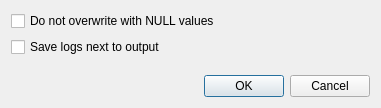
<?xml version="1.0" encoding="UTF-8"?>
<ui version="4.0">
 <class>Dialog</class>
 <widget class="QDialog" name="Dialog">
  <property name="geometry">
   <rect>
    <x>0</x>
    <y>0</y>
    <width>381</width>
    <height>108</height>
   </rect>
  </property>
  <property name="sizePolicy">
   <sizepolicy hsizetype="MinimumExpanding" vsizetype="MinimumExpanding">
    <horstretch>0</horstretch>
    <verstretch>0</verstretch>
   </sizepolicy>
  </property>
  <property name="windowTitle">
   <string>TEKSI Wastewater INTERLIS Import</string>
  </property>
  <layout class="QVBoxLayout" name="verticalLayout">
   <item>
    <layout class="QFormLayout" name="formLayout">
     <item row="0" column="0" colspan="2">
      <widget class="QCheckBox" name="filter_nulls_checkbox">
       <property name="text">
        <string>Do not overwrite with NULL values</string>
       </property>
      </widget>
     </item>
     <item row="1" column="0" colspan="2">
      <widget class="QCheckBox" name="save_logs_next_to_file_checkbox">
       <property name="text">
        <string>Save logs next to output</string>
       </property>
      </widget>
     </item>
    </layout>
   </item>
   <item>
    <widget class="QDialogButtonBox" name="buttonBox">
     <property name="orientation">
      <enum>Qt::Horizontal</enum>
     </property>
     <property name="standardButtons">
      <set>QDialogButtonBox::Cancel|QDialogButtonBox::Ok</set>
     </property>
    </widget>
   </item>
  </layout>
 </widget>
 <resources/>
 <connections>
  <connection>
   <sender>buttonBox</sender>
   <signal>accepted()</signal>
   <receiver>Dialog</receiver>
   <slot>accept()</slot>
   <hints>
    <hint type="sourcelabel">
     <x>248</x>
     <y>254</y>
    </hint>
    <hint type="destinationlabel">
     <x>157</x>
     <y>274</y>
    </hint>
   </hints>
  </connection>
  <connection>
   <sender>buttonBox</sender>
   <signal>rejected()</signal>
   <receiver>Dialog</receiver>
   <slot>reject()</slot>
   <hints>
    <hint type="sourcelabel">
     <x>316</x>
     <y>260</y>
    </hint>
    <hint type="destinationlabel">
     <x>286</x>
     <y>274</y>
    </hint>
   </hints>
  </connection>
 </connections>
</ui>
